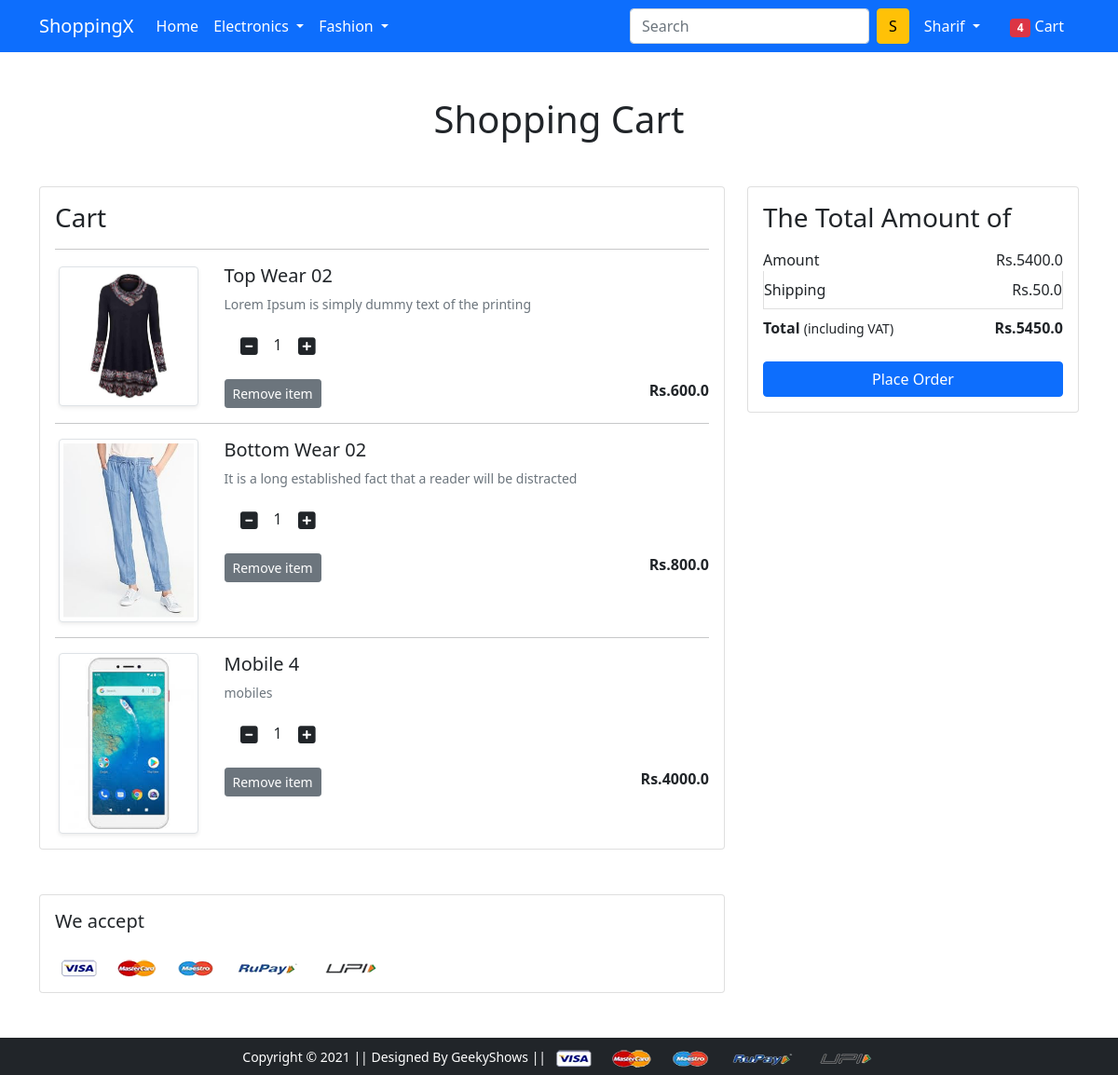
The app's page /cart/ (signed in) with its own data.
### shopapp/models.py (models this page shows, shortened)
class Cart(models.Model):
    user=models.ForeignKey(User,on_delete=models.CASCADE)
    product=models.ForeignKey(Product,on_delete=models.CASCADE)
    quantity=models.PositiveIntegerField(default=1)

class Product(models.Model):
    title=models.CharField(max_length=100)
    selling_price=models.FloatField()
    discount_price=models.FloatField()
    description=models.TextField()
    brand=models.CharField(max_length=100)
    product_image=models.ImageField(upload_to='product_img')
    category=models.CharField(choices=CATEGORY_CHOICES,max_length=2)

### shopapp/views.py (the view)
# urls.py: path('cart/', views.show_cart, name='cart'),
def show_cart(request):
    if request.user.is_authenticated:
        user=request.user
        cart=Cart.objects.filter(user=user)
        amount=0.0
        shipping_amount = 50.0
        total_amount=0.0
        cart_product=[p for p in Cart.objects.all() if p.user == user]
        if cart_product:
            for p in cart_product:
                tamount=(p.quantity*p.product.discount_price)
                amount+=tamount
                total_amount=amount+shipping_amount
            return render(request, 'app/addtocart.html',{'cart':cart,'total_amount':total_amount,'amount':amount,'shipping_amount':shipping_amount})
        else:
            return render(request,'app/emptycart.html')

### shopapp/templates/app/addtocart.html (shortened to what this page needs)
{% extends 'app/base.html' %}
{% load static %}
{% block main-content %}
<div class="container my-5">
 <div class="row">
  <h1 class="text-center mb-5">Shopping Cart</h1>
  <div class="col-sm-8">
  <div class="card">
   <div class="card-body">
    <h3>Cart</h3>
    {% for p in cart %}
     <hr>
    <div class="row">
     <div class="col-sm-3 text-center align-self-center"><img src="{{p.product.product_image.url}}" alt="" srcset="" class="img-fluid img-thumbnail shadow-sm" height="150" width="150"> </div>
     <div class="col-sm-9">
      <div>
       <h5>{{p.product.title}}</h5>
       <p class="mb-2 text-muted small">{{p.product.description}}</p>
       <div class="my-3">
        <a class="minus-cart btn"><i class="fas fa-minus-square fa-lg"></i></a>
          <span id="quantity">{{p.quantity}}</span>
        <a class="plus-cart btn"><i class="fas fa-plus-square fa-lg"></i></a>
       </div>
       <div class="d-flex justify-content-between">
        <a href="#" class="btn btn-sm btn-secondary mr-3">Remove item </a>
        <p class="mb-0"><span><strong>Rs.{{p.product.discount_price}}</strong></span></p>
       </div>
      </div>
     </div>
    </div>
    {% endfor %}
   </div>
   </div>
  </div>
  <div class="col-sm-4">
   <div class="card">
    <div class="card-body">
      <h3>The Total Amount of</h3>
      <ul class="list-group">
       <li class="list-group-item d-flex justify-content-between align-items-center border-0 px-0 pb-0">Amount<span>Rs.{{amount}}</span></li>
       <li class="list-group-item d-flex justify-content-between align-items-center px-0">Shipping<span>Rs.{{shipping_amount}}</span></li>
       <li class="list-group-item d-flex justify-content-between align-items-center border-0 px-0 mb-3">
        <div>
           <strong>Total</strong> <small>(including VAT)</small>
         </div>
         <span><strong>Rs.{{total_amount}}</strong></span>
       </li>
      </ul>
      <div class="d-grid"><a href="{% url 'checkout' %}" class="btn btn-primary">Place Order</a></div>
    </div>
   </div>
  </div>
 </div>
</div>
<div class="container">
 <div class="row">
  <div class="col-sm-8">
   <div class="card">
    <div class="card-body">
      <h5 class="mb-4">We accept</h5>
      <img src="{% static 'app/images/payment.png' %}" alt="" class="img-fluid">
    </div>
  </div>
  </div>
 </div>
</div>
{% endblock main-content %}

### shopapp/templates/app/base.html (shortened to what this page needs)
<!doctype html>
{% load static %}
<html lang="en">
  <head>
    <link href="https://cdn.jsdelivr.net/npm/bootstrap@5.0.0-beta1/dist/css/bootstrap.min.css" rel="stylesheet">
    <link rel="stylesheet" href="{% static 'app/css/owl.carousel.min.css' %}">
    <link rel="stylesheet" href="{% static 'app/css/all.min.css' %}">
    <link rel="stylesheet" href="{% static 'app/css/style.css' %}">
  </head>
  <body>
    <nav class="navbar navbar-expand-lg navbar-dark bg-primary">
     <div class="container">
       <a class="navbar-brand" href="/">ShoppingX</a>
       <div class="collapse navbar-collapse" id="navbarSupportedContent">
         <ul class="navbar-nav me-auto mb-2 mb-lg-0">
           <li class="nav-item">
             <a class="nav-link active" aria-current="page" href="/">Home</a>
           </li>
           <li class="nav-item dropdown">
             <a class="nav-link dropdown-toggle text-white" href="#" id="electronicsDropdown" role="button" data-bs-toggle="dropdown" aria-expanded="false">
               Electronics
             </a>
           </li>
           <li class="nav-item dropdown">
             <a class="nav-link dropdown-toggle text-white" href="#" id="fashionDropdown" role="button" data-bs-toggle="dropdown" aria-expanded="false">
               Fashion
             </a>
           </li>
         </ul>
         <form class="d-flex">
           <input class="form-control me-2" type="search" placeholder="Search" aria-label="Search">
           <button class="btn btn-warning" type="submit">S</button>
         </form>
         <div>
          <ul class="navbar-nav me-auto mb-2 mb-lg-0">
            {% if request.user.is_authenticated %}
           <li class="nav-item dropdown mx-2">
              <a class="nav-link dropdown-toggle text-white" href="#" id="profileDropdown" role="button" data-bs-toggle="dropdown" aria-expanded="false">
                {{request.user.username|capfirst}}
              </a>
            </li>
            <li class="nav-item mx-2">
             <a href="{% url 'cart' %}" class="nav-link text-white"><span class="badge bg-danger">4</span> Cart </a>
            </li>
            {% endif %}
          </ul>
         </div>
       </div>
     </div>
    </nav>
    {% block main-content %} {% endblock main-content %}
    <footer class="container-fluid bg-dark text-center p-2 mt-5">
        <small class="text-white">Copyright &copy; 2021 || Designed By GeekyShows || </small>
        <img src="{% static 'app/images/payment.png' %}" alt="" srcset="" class="img-fluid" height="2px">
    </footer>
  </body>
</html>

### records on screen
Cart: product.product_image (picture), product "Top Wear 02", product.description "Lorem Ipsum is simply dummy text of the printing", quantity "1", product.discount_price "600.0"
Cart: product.product_image (picture), product "Bottom Wear 02", product.description "It is a long established fact that a reader will be distracted", quantity "1", product.discount_price "800.0"
Cart: product.product_image (picture), product "Mobile 4", product.description "mobiles", quantity "1", product.discount_price "4000.0"

### other values on screen
{{ request.user.username|capfirst }} "Sharif"
{{ amount }} "5400.0"
{{ shipping_amount }} "50.0"
{{ total_amount }} "5450.0"
